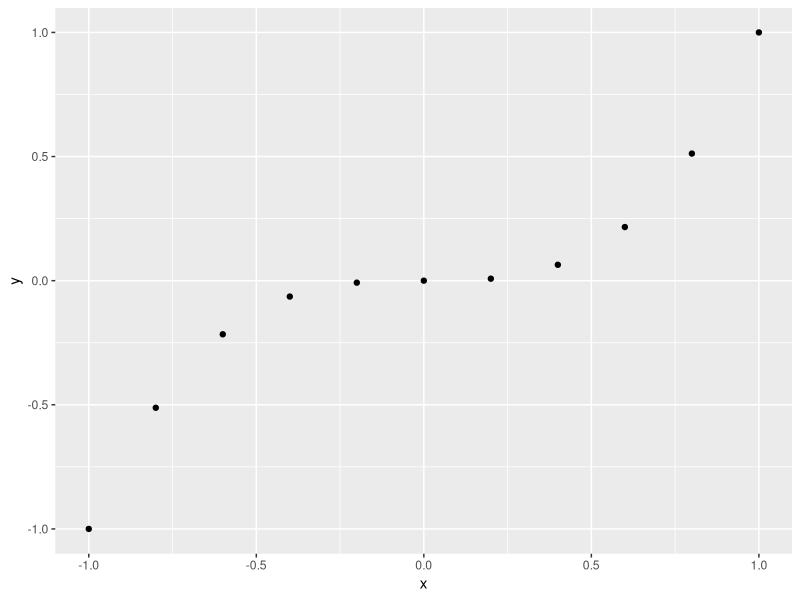
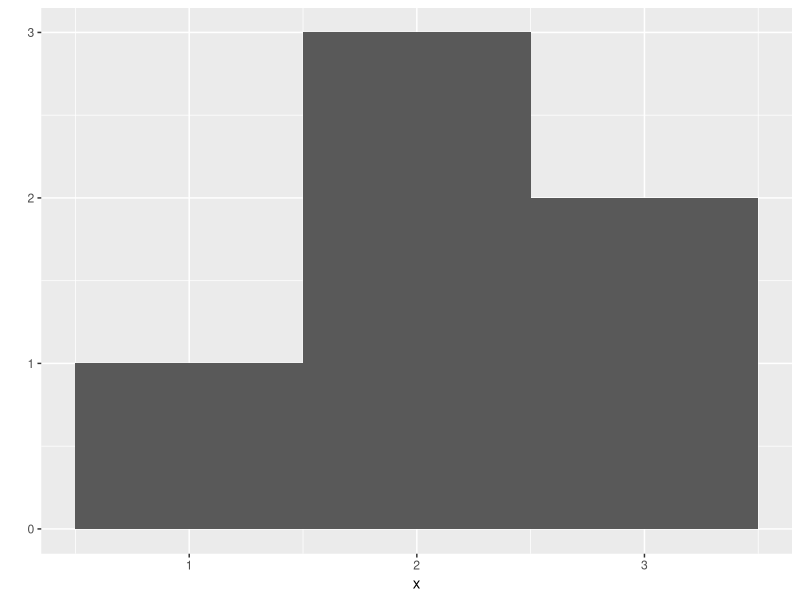
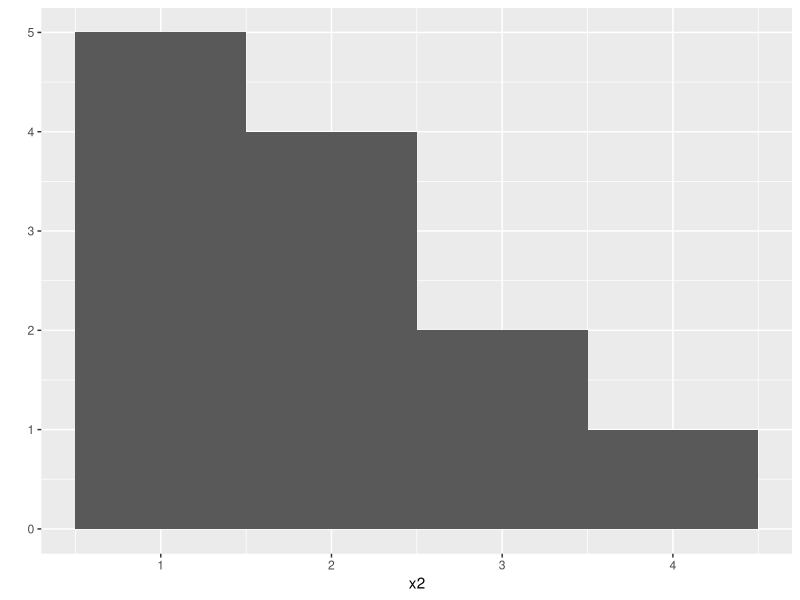
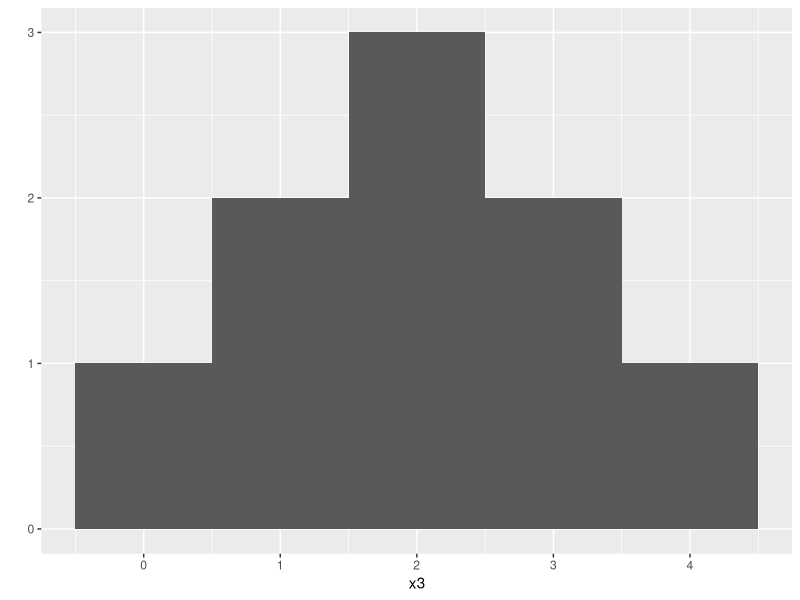
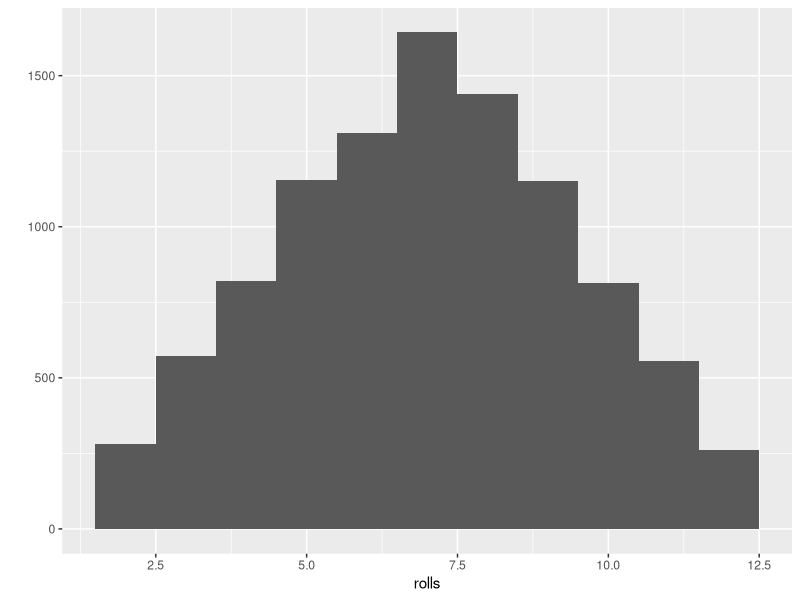
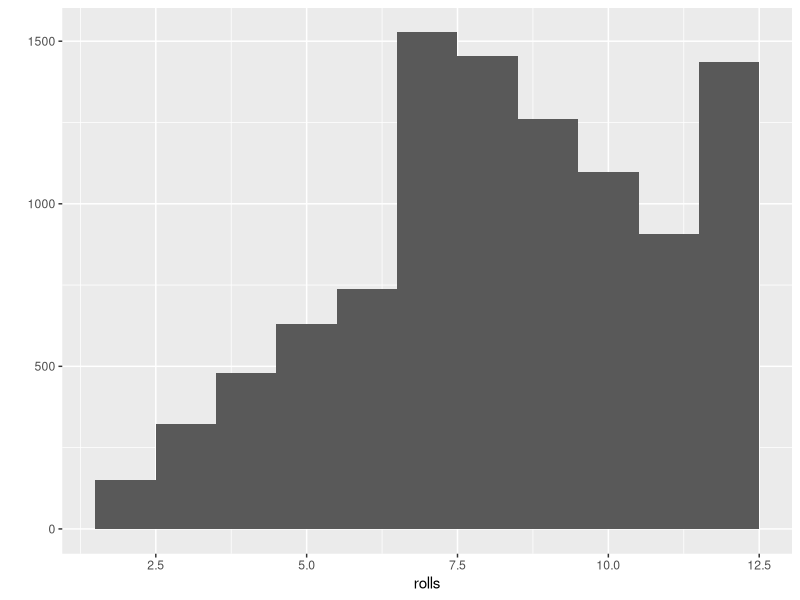

These figures' R source, in order:
# 3. Packages and Help Pages

# 3.1 install.packages. 
# Each R package is hosted at http://cran.r-project.org

install.packages("gplot2")

library("ggplot2")

qplot

x <- c(-1, -0.8, -0.6, -0.4, -0.2, 0, 0.2, 0.4, 0.6, 0.8, 1)
x

y <- x^3
y

# Draw scalerplot
qplot(x,y)

# Draw histogram

x <-c(1,2,2,2,3,3)
qplot(x, binwidth = 1)
x

x2 <- c(1, 1, 1, 1, 1, 2, 2, 2, 2, 3, 3, 4)
qplot(x2,binwidth = 1)

x3 <- c(0, 1, 1, 2, 2, 2, 3, 3, 4)
qplot(x3, binwidth = 1)

# Ejercise 3.1 Visualize a Histogram with dice

replicate(3,1 +1)

# Function roll
roll <- function() {
  die <- 1:6
  dice <- sample(die, size=2, replace = TRUE)
  sum(dice)
}

replicate (10,roll())

rolls <- replicate(10000, roll())
qplot(rolls, binwidth=1)

# 3.2 Getting Help with Help Pages

?sqrt
?sample

# If you'd like to look up the help page for a function but have forgotten the function's name,
# you can search by keyword.
??log

# Function roll with diferente probability
roll <- function(){
  die <- 1:6
  dice <- sample(die, size = 2, replace = TRUE, 
                 prob = c(1/8, 1/8, 1/8, 1/8, 1/8, 3/8))
  sum(dice)
}

rolls <- replicate(10000, roll())
qplot(rolls, binwidth = 1)

